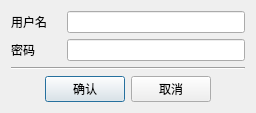
<?xml version="1.0" encoding="UTF-8"?>
<ui version="4.0">
 <class>LoginDlg</class>
 <widget class="QDialog" name="LoginDlg">
  <property name="geometry">
   <rect>
    <x>0</x>
    <y>0</y>
    <width>256</width>
    <height>108</height>
   </rect>
  </property>
  <property name="windowTitle">
   <string>登录</string>
  </property>
  <layout class="QVBoxLayout" name="verticalLayout">
   <item>
    <layout class="QHBoxLayout" name="horizontalLayout">
     <item>
      <widget class="QLabel" name="label">
       <property name="sizePolicy">
        <sizepolicy hsizetype="Fixed" vsizetype="Preferred">
         <horstretch>0</horstretch>
         <verstretch>0</verstretch>
        </sizepolicy>
       </property>
       <property name="minimumSize">
        <size>
         <width>50</width>
         <height>0</height>
        </size>
       </property>
       <property name="text">
        <string>用户名</string>
       </property>
      </widget>
     </item>
     <item>
      <widget class="QLineEdit" name="textUser"/>
     </item>
    </layout>
   </item>
   <item>
    <layout class="QHBoxLayout" name="horizontalLayout_2">
     <item>
      <widget class="QLabel" name="label_2">
       <property name="minimumSize">
        <size>
         <width>50</width>
         <height>0</height>
        </size>
       </property>
       <property name="text">
        <string>密码</string>
       </property>
      </widget>
     </item>
     <item>
      <widget class="QLineEdit" name="textPassword">
       <property name="echoMode">
        <enum>QLineEdit::Password</enum>
       </property>
       <property name="dragEnabled">
        <bool>false</bool>
       </property>
       <property name="readOnly">
        <bool>false</bool>
       </property>
      </widget>
     </item>
    </layout>
   </item>
   <item>
    <widget class="Line" name="line">
     <property name="orientation">
      <enum>Qt::Horizontal</enum>
     </property>
    </widget>
   </item>
   <item>
    <layout class="QHBoxLayout" name="horizontalLayout_3">
     <item>
      <spacer name="horizontalSpacer">
       <property name="orientation">
        <enum>Qt::Horizontal</enum>
       </property>
       <property name="sizeHint" stdset="0">
        <size>
         <width>40</width>
         <height>20</height>
        </size>
       </property>
      </spacer>
     </item>
     <item>
      <widget class="QPushButton" name="btnOk">
       <property name="text">
        <string>确认</string>
       </property>
      </widget>
     </item>
     <item>
      <widget class="QPushButton" name="btnCancel">
       <property name="text">
        <string>取消</string>
       </property>
      </widget>
     </item>
     <item>
      <spacer name="horizontalSpacer_2">
       <property name="orientation">
        <enum>Qt::Horizontal</enum>
       </property>
       <property name="sizeHint" stdset="0">
        <size>
         <width>40</width>
         <height>20</height>
        </size>
       </property>
      </spacer>
     </item>
    </layout>
   </item>
  </layout>
 </widget>
 <layoutdefault spacing="6" margin="11"/>
 <resources/>
 <connections/>
</ui>
